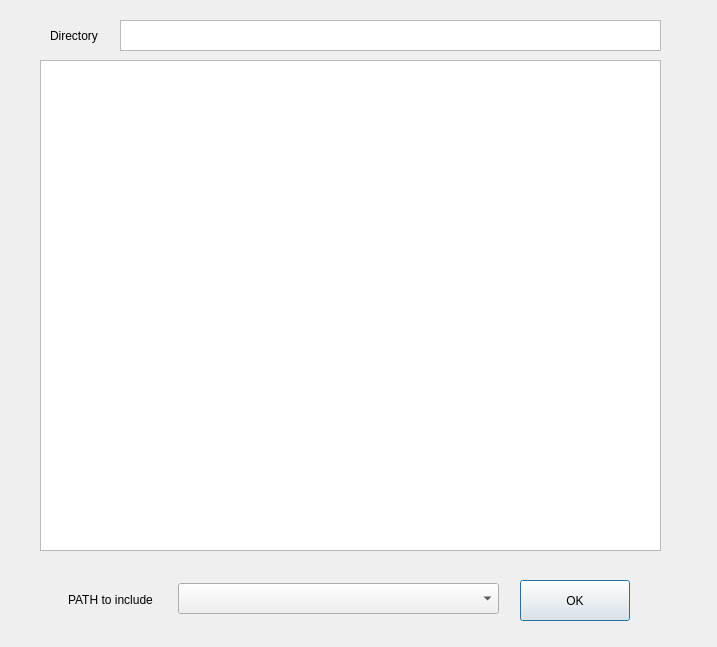
<?xml version="1.0" encoding="UTF-8"?>
<ui version="4.0">
 <class>Dialog</class>
 <widget class="QDialog" name="Dialog">
  <property name="geometry">
   <rect>
    <x>0</x>
    <y>0</y>
    <width>717</width>
    <height>647</height>
   </rect>
  </property>
  <property name="windowTitle">
   <string>Dialog</string>
  </property>
  <widget class="QPushButton" name="pushButton">
   <property name="geometry">
    <rect>
     <x>520</x>
     <y>580</y>
     <width>110</width>
     <height>41</height>
    </rect>
   </property>
   <property name="text">
    <string>OK</string>
   </property>
  </widget>
  <widget class="QComboBox" name="comboBox">
   <property name="geometry">
    <rect>
     <x>178</x>
     <y>583</y>
     <width>321</width>
     <height>31</height>
    </rect>
   </property>
  </widget>
  <widget class="QLabel" name="label">
   <property name="geometry">
    <rect>
     <x>68</x>
     <y>590</y>
     <width>101</width>
     <height>20</height>
    </rect>
   </property>
   <property name="text">
    <string>PATH to include</string>
   </property>
  </widget>
  <widget class="QTextBrowser" name="textBrowser">
   <property name="geometry">
    <rect>
     <x>40</x>
     <y>60</y>
     <width>621</width>
     <height>491</height>
    </rect>
   </property>
  </widget>
  <widget class="QTextBrowser" name="textBrowser_2">
   <property name="geometry">
    <rect>
     <x>120</x>
     <y>20</y>
     <width>541</width>
     <height>31</height>
    </rect>
   </property>
  </widget>
  <widget class="QLabel" name="label_2">
   <property name="geometry">
    <rect>
     <x>50</x>
     <y>25</y>
     <width>61</width>
     <height>21</height>
    </rect>
   </property>
   <property name="text">
    <string>Directory</string>
   </property>
  </widget>
 </widget>
 <resources/>
 <connections/>
</ui>
